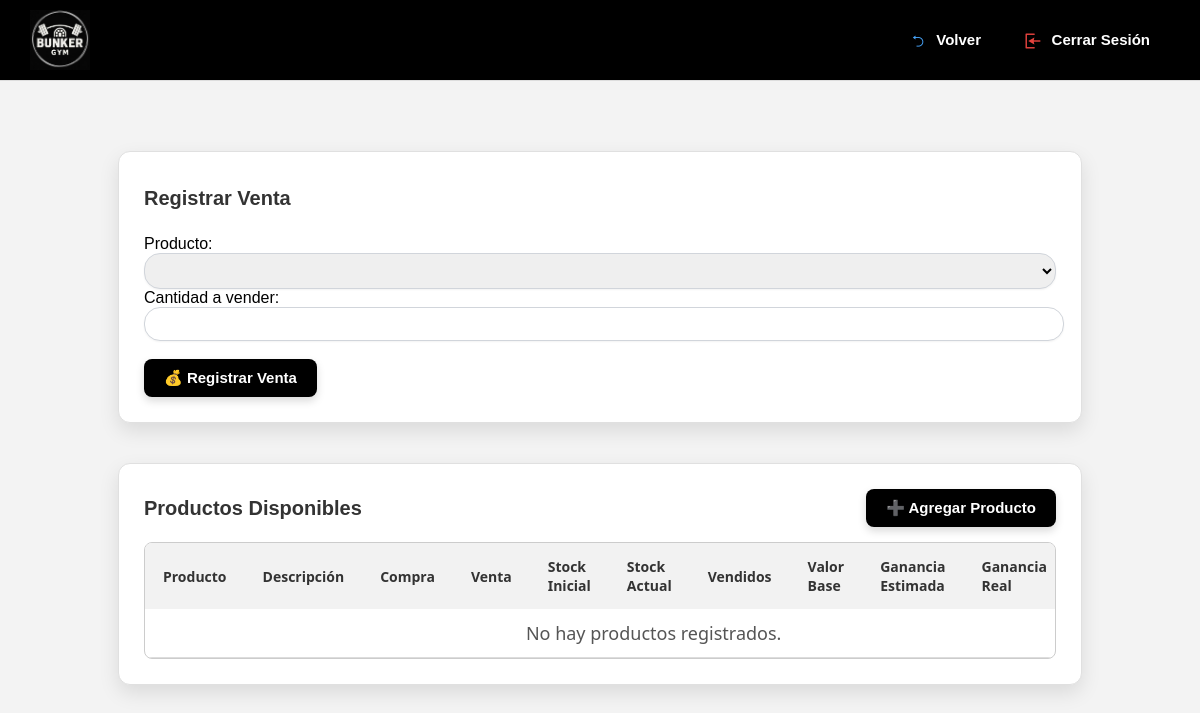
The app's page /productos/ (signed in), older data.
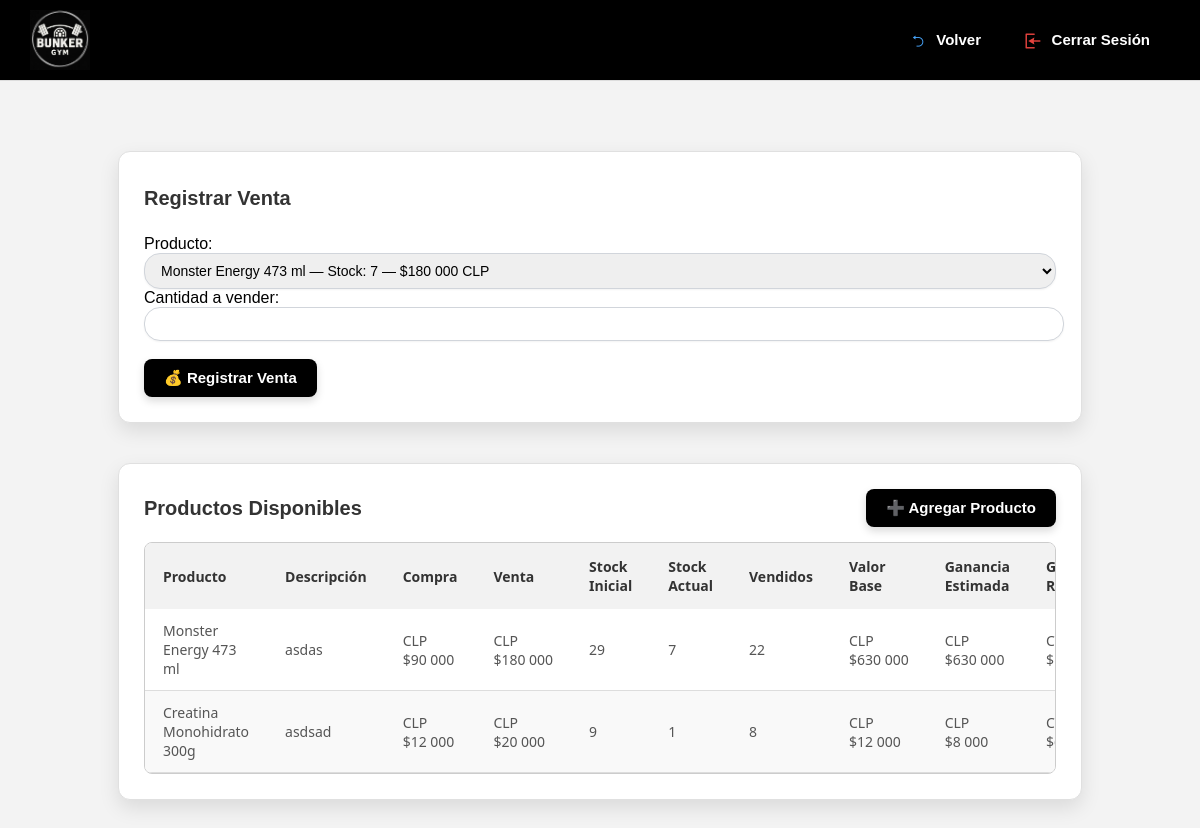
The same page, newer data.
### core/models.py (models this page shows, shortened)
class Producto(models.Model):
    nombre = models.CharField(max_length=100)
    descripcion = models.TextField(blank=True)
    precio_compra = models.DecimalField(max_digits=10, decimal_places=2)
    precio_venta = models.DecimalField(max_digits=10, decimal_places=2)
    stock = models.PositiveIntegerField(default=0)
    stock_inicial = models.PositiveIntegerField(null=True, blank=True)
    def valor_total_stock(self):
        return self.stock * self.precio_compra
    def estimado_ganancia(self):
        return self.stock * (self.precio_venta - self.precio_compra)
    def cantidad_vendida(self):
        if self.stock_inicial is not None:
            return self.stock_inicial - self.stock
        return 0
    def ganancia_real(self):
        return self.cantidad_vendida() * (self.precio_venta - self.precio_compra)

### core/views.py (the view, shortened to what this page needs)
# urls.py: path('productos/', views.productos, name='productos'),
def productos(request):
    productos = Producto.objects.all()
    return render(request, 'core/productos.html', {'productos': productos})

### core/templates/core/productos.html (shortened to what this page needs)
{% extends 'core/home.html' %}
{% load static %}
{% load humanize %}
{% block content %}
<div class="contenido">
<div class="card-tabla">
<div style="display: flex; justify-content: space-between; align-items: center;">
        <h2 class="titulo-tabla" style=" margin-top: 10px;  margin-bottom: 25px;">Registrar Venta</h2>
    </div>
    <form method="POST">
        <label for="producto">Producto:</label>
        <select name="producto_id" class="select-bonito" required>
            {% for producto in productos %}
              <option value="{{ producto.id }}"> {{ producto.nombre }} — Stock: {{ producto.stock }} — ${{ producto.precio_venta|floatformat:0|intcomma }} CLP </option>
            {% endfor %}
        </select>
        <div class="campo-cantidad">
            <label for="cantidad" class="etiqueta-cantidad">Cantidad a vender:</label>
            <input type="number" name="cantidad" id="cantidad" min="1" class="input-bonito" required>
        </div>
        <br>
      <button type="submit" class="btn-global">💰 Registrar Venta</button>
    </form>
</div>
<div class="card-tabla">
    <div style="display: flex; justify-content: space-between; align-items: center;">
        <h2 class="titulo-tabla" style="margin: 0;">Productos Disponibles</h2>
        <a href="{% url 'agregar_producto' %}" class="btn-global">➕ Agregar Producto</a>
    </div>
    <div class="tabla-wrapper" style="margin-top: 15px;">
        <table class="tabla-clientes">
            <thead>
                <tr>
                    <th>Producto</th>
                    <th>Descripción</th>
                    <th>Compra</th>
                    <th>Venta</th>
                    <th>Stock Inicial</th>
                    <th>Stock Actual</th>
                    <th>Vendidos</th>
                    <th>Valor Base</th>
                    <th>Ganancia Estimada</th>
                    <th>Ganancia Real</th>
                </tr>
            </thead>
            <tbody>
                {% for producto in productos %}
                <tr>
                    <td>{{ producto.nombre }}</td>
                    <td>{{ producto.descripcion }}</td>
                    <td>CLP ${{ producto.precio_compra|floatformat:0|intcomma }}</td>
                    <td>CLP ${{ producto.precio_venta|floatformat:0|intcomma }}</td>
                    <td>{{ producto.stock_inicial }}</td>
                    <td>{{ producto.stock }}</td>
                    <td>{{ producto.cantidad_vendida }}</td>
                    <td>CLP ${{ producto.valor_total_stock|floatformat:0|intcomma }}</td>
                    <td>CLP ${{ producto.estimado_ganancia|floatformat:0|intcomma }}</td>
                    <td>CLP ${{ producto.ganancia_real|floatformat:0|intcomma }}</td>
                </tr>
                {% empty %}
                <tr><td colspan="11" class="mensaje-centrado">No hay productos registrados.</td></tr>
                {% endfor %}
            </tbody>
        </table>
    </div>
</div>
</div>
{% endblock %}

Row changes from the older to the newer data that the page shows:
added Producto: nombre "Monster Energy 473 ml", descripcion "asdas", precio_compra "90 000", precio_venta "180 000", stock_inicial "29", stock "7", cantidad_vendida "22", valor_total_stock "630 000", estimado_ganancia "630 000"
added Producto: nombre "Creatina Monohidrato 300g", descripcion "asdsad", precio_compra "12 000", precio_venta "20 000", stock_inicial "9", stock "1", cantidad_vendida "8", valor_total_stock "12 000", estimado_ganancia "8 000"
Text that changed along with them:
form field producto_id: (not shown) → "Monster Energy 473 ml — Stock: 7 — $180 000 CLP"
text no longer shown: "No hay productos registrados."
